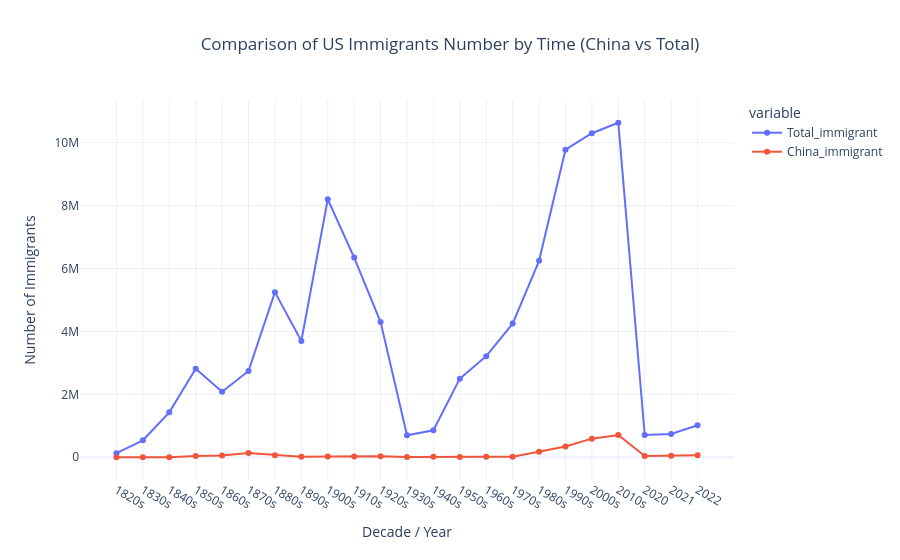

Here is the notebook cell this chart was saved with:
### Code cell
'''Design Line Chart to compare China and Total'''
fig2 = px.line(lawful_period, 
              # 同一个时间（共享x），对应两组数据y1,y2
              x='time', y=['Total_immigrant', 'China_immigrant'], 
              markers=True, 
              title="Comparison of US Immigrants Number by Time (China vs Total)"
             )
# 细节设置
fig2.update_layout(
    title_x = 0.5,
    xaxis_title = 'Decade / Year',
    yaxis_title = 'Number of Immigrants',
    template='plotly_white'
)

fig2.show()

### Figure 1 — Plotly figure (JSON) as saved in the notebook; plotly's stock layout.template omitted (floating-point values rounded to 4 significant figures)
{"data": [{"hovertemplate": "variable=Total_immigrant<br>time=%{x}<br>value=%{y}<extra></extra>", "legendgroup": "Total_immigrant", "line": {"color": "#636efa", "dash": "solid"}, "marker": {"symbol": "circle"}, "mode": "lines+markers", "name": "Total_immigrant", "orientation": "v", "showlegend": true, "type": "scatter", "x": ["1820s", "1830s", "1840s", "1850s", "1860s", "1870s", "1880s", "1890s", "1900s", "1910s", "1920s", "1930s", "1940s", "1950s", "1960s", "1970s", "1980s", "1990s", "2000s", "2010s", "2020", "2021", "2022"], "xaxis": "x", "y": [128502, 538381, 1427337, 2814554, 2081261, 2742137, 5248568, 3694294, 8202388, 6347380, 4295510, 699375, 856608, 2499268, 3213749, 4248203, 6244379, 9775398, 10299430, 10633446, 707362, 740002, 1018349], "yaxis": "y"}, {"hovertemplate": "variable=China_immigrant<br>time=%{x}<br>value=%{y}<extra></extra>", "legendgroup": "China_immigrant", "line": {"color": "#EF553B", "dash": "solid"}, "marker": {"symbol": "circle"}, "mode": "lines+markers", "name": "China_immigrant", "orientation": "v", "showlegend": true, "type": "scatter", "x": ["1820s", "1830s", "1840s", "1850s", "1860s", "1870s", "1880s", "1890s", "1900s", "1910s", "1920s", "1930s", "1940s", "1950s", "1960s", "1970s", "1980s", "1990s", "2000s", "2010s", "2020", "2021", "2022"], "xaxis": "x", "y": [3, 8, 32, 35933, 54028, 133139, 65797, 15268, 19884, 20916, 30648, 5874, 16072, 8836, 14060, 17627, 170897, 342058, 591711, 707314, 39642, 48072, 62022], "yaxis": "y"}], "layout": {"legend": {"title": {"text": "variable"}, "tracegroupgap": 0}, "title": {"text": "Comparison of US Immigrants Number by Time (China vs Total)", "x": 0.5}, "xaxis": {"anchor": "y", "domain": [0, 1], "title": {"text": "Decade / Year"}}, "yaxis": {"anchor": "x", "domain": [0, 1], "title": {"text": "Number of Immigrants"}}}}
